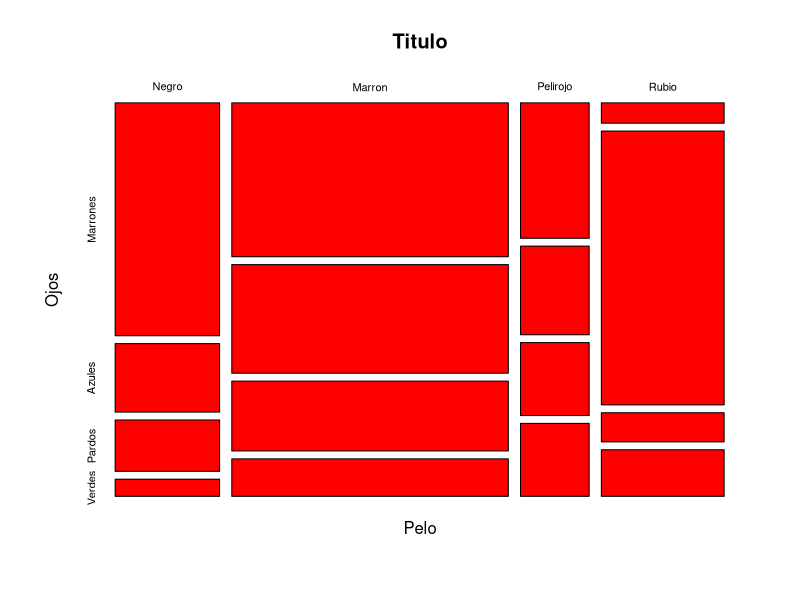
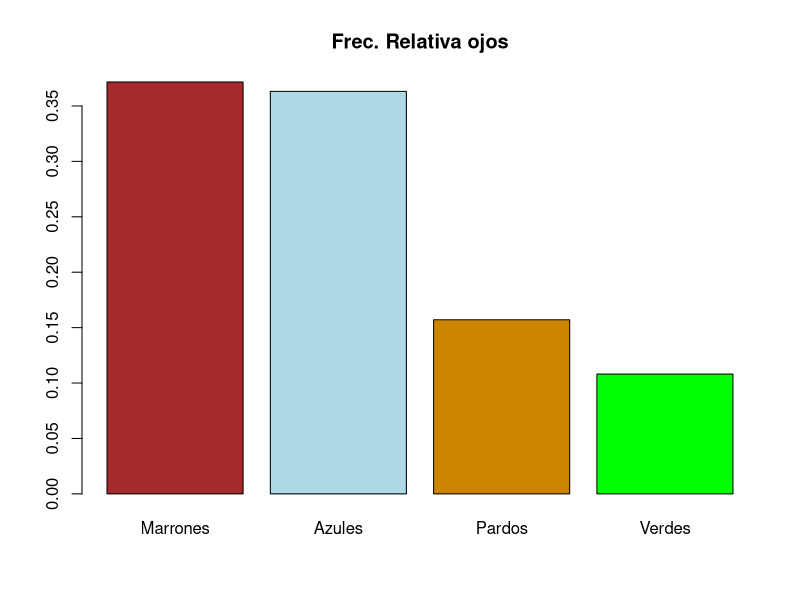
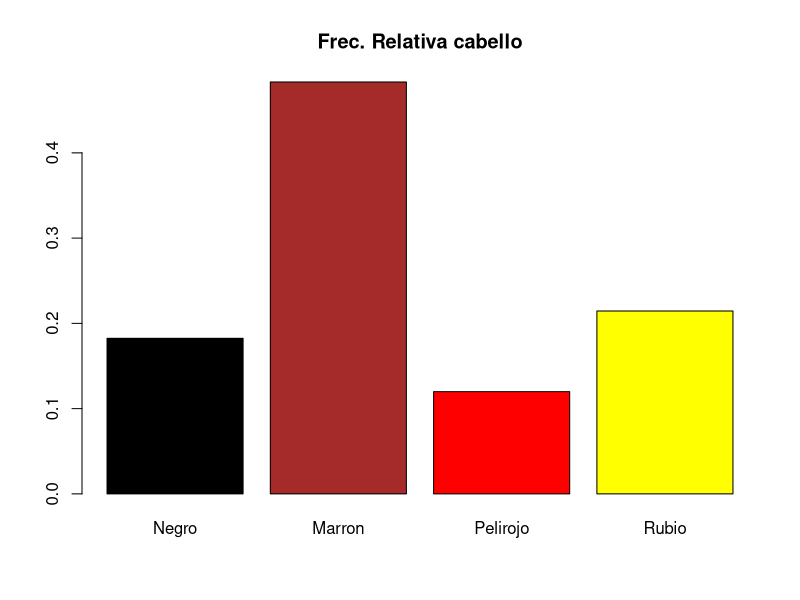
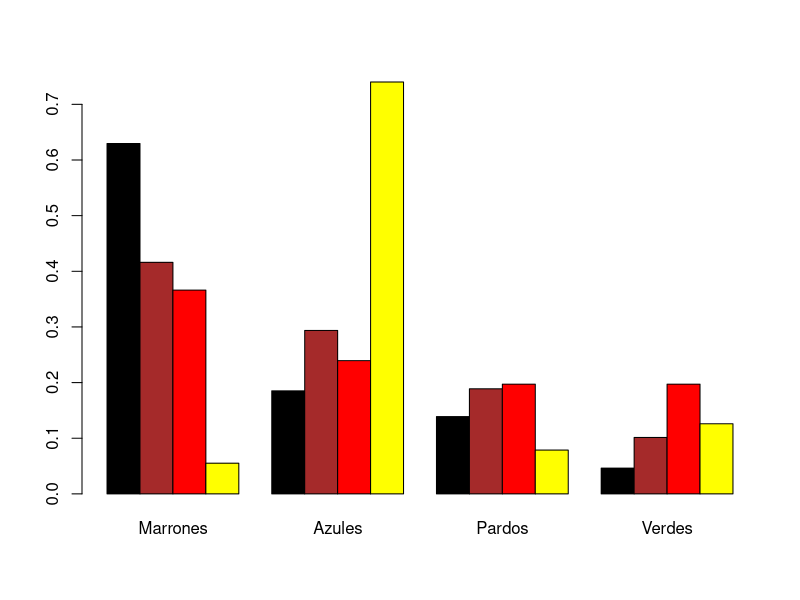
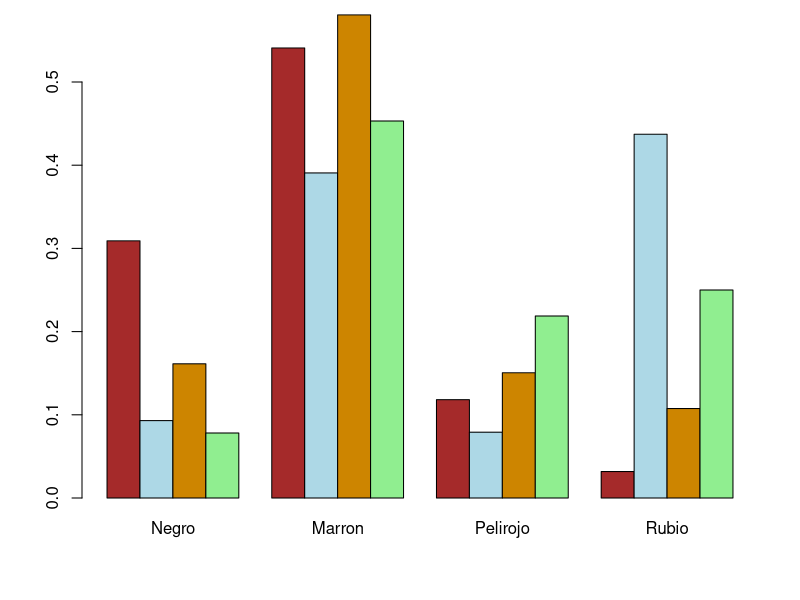

These charts were generated, in order, by the following R code:
## ---- chunk 1
knitr::opts_chunk$set(echo = TRUE)
## ---- chunk 2
male <- HairEyeColor[,,"Male"]
female <- HairEyeColor[,,"Female"]
data <- as.table(male+female)
data
## ---- chunk 3
dimnames(data) = list(
  Pelo = c("Negro","Marron","Pelirojo","Rubio"),
  Ojos = c("Marrones","Azules","Pardos","Verdes")
)
data

## ---- chunk 4
plot(data,col=c("red"),main="Titulo")
## ---- chunk 5
sum(data)
## ---- chunk 6
colSums(data)
rowSums(data)
round(prop.table(colSums(data)),3)
round(prop.table(rowSums(data)),3)
## ---- chunk 7
barplot(prop.table(colSums(data)),col=c("brown","lightblue","orange3","green"),main="Frec. Relativa ojos")
barplot(prop.table(rowSums(data)),col=c("black","brown","red","yellow"),main="Frec. Relativa cabello")
## ---- chunk 8
round(prop.table(data),3)
round(prop.table(data,margin=1),3)
round(prop.table(data,margin=2),3)
barplot(prop.table(data,margin=1),beside=TRUE,col=c("black","brown","red","yellow"))
barplot(t(prop.table(data,margin=2)),beside=TRUE,col=c("brown","lightblue","orange3","lightgreen"),ylim=c(0,0.5))
